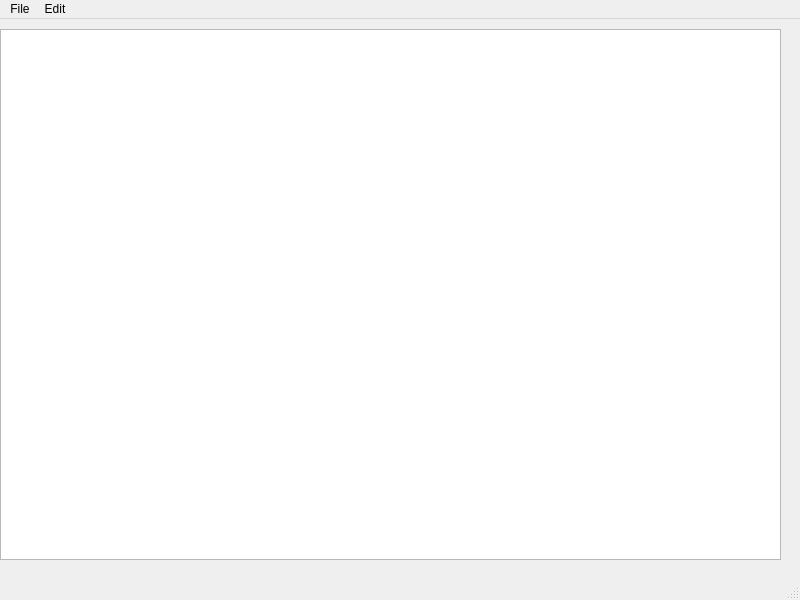
<?xml version="1.0" encoding="UTF-8"?>
<ui version="4.0">
 <class>MainWindow</class>
 <widget class="QMainWindow" name="MainWindow">
  <property name="geometry">
   <rect>
    <x>0</x>
    <y>0</y>
    <width>800</width>
    <height>600</height>
   </rect>
  </property>
  <property name="windowTitle">
   <string>MainWindow</string>
  </property>
  <widget class="QWidget" name="centralwidget">
   <widget class="QWidget" name="verticalLayoutWidget">
    <property name="geometry">
     <rect>
      <x>0</x>
      <y>10</y>
      <width>781</width>
      <height>531</height>
     </rect>
    </property>
    <layout class="QVBoxLayout" name="verticalLayout">
     <item>
      <widget class="QTextEdit" name="textEdit"/>
     </item>
    </layout>
   </widget>
  </widget>
  <widget class="QMenuBar" name="menubar">
   <property name="geometry">
    <rect>
     <x>0</x>
     <y>0</y>
     <width>800</width>
     <height>20</height>
    </rect>
   </property>
   <widget class="QMenu" name="menuFile">
    <property name="title">
     <string>File</string>
    </property>
    <addaction name="actionNew"/>
    <addaction name="actionOpen"/>
    <addaction name="actionSave_as"/>
    <addaction name="actionPrint"/>
    <addaction name="actionExit"/>
   </widget>
   <widget class="QMenu" name="menuEdit">
    <property name="title">
     <string>Edit</string>
    </property>
    <addaction name="actionCopy"/>
    <addaction name="actionPaste"/>
    <addaction name="actionCut"/>
    <addaction name="actionUndo"/>
    <addaction name="actionRedo"/>
   </widget>
   <addaction name="menuFile"/>
   <addaction name="menuEdit"/>
  </widget>
  <widget class="QStatusBar" name="statusbar"/>
  <action name="actionNew">
   <property name="icon">
    <iconset resource="Resources.qrc">
     <normaloff>:/images/Icons/Icons/New.bmp</normaloff>:/images/Icons/Icons/New.bmp</iconset>
   </property>
   <property name="text">
    <string>New</string>
   </property>
  </action>
  <action name="actionOpen">
   <property name="icon">
    <iconset>
     <normalon>:/images/Icons/Icons/Open.bmp</normalon>
    </iconset>
   </property>
   <property name="text">
    <string>Open</string>
   </property>
  </action>
  <action name="actionSave_as">
   <property name="icon">
    <iconset>
     <normalon>:/images/Icons/Icons/Save.bmp</normalon>
    </iconset>
   </property>
   <property name="text">
    <string>Save as</string>
   </property>
  </action>
  <action name="actionPrint">
   <property name="text">
    <string>Print</string>
   </property>
  </action>
  <action name="actionExit">
   <property name="text">
    <string>Exit</string>
   </property>
  </action>
  <action name="actionCopy">
   <property name="icon">
    <iconset resource="Resources.qrc">
     <normaloff>:/images/Icons/Icons/Copy.bmp</normaloff>:/images/Icons/Icons/Copy.bmp</iconset>
   </property>
   <property name="text">
    <string>Copy</string>
   </property>
  </action>
  <action name="actionPaste">
   <property name="text">
    <string>Paste</string>
   </property>
  </action>
  <action name="actionCut">
   <property name="icon">
    <iconset resource="Resources.qrc">
     <normaloff>:/images/Icons/Icons/Cut.bmp</normaloff>:/images/Icons/Icons/Cut.bmp</iconset>
   </property>
   <property name="text">
    <string>Cut</string>
   </property>
  </action>
  <action name="actionUndo">
   <property name="text">
    <string>Undo</string>
   </property>
  </action>
  <action name="actionRedo">
   <property name="text">
    <string>Redo</string>
   </property>
  </action>
 </widget>
 <resources>
  <include location="Resources.qrc"/>
 </resources>
 <connections/>
</ui>
